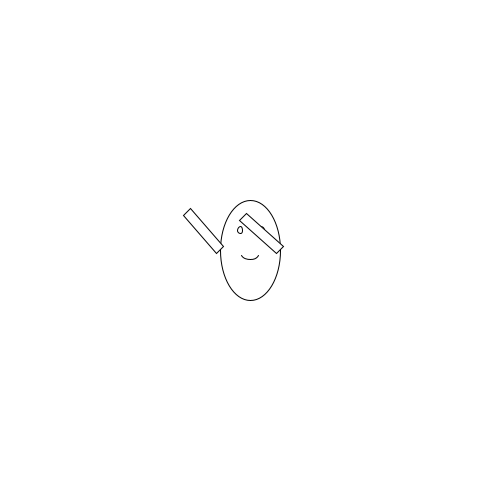
Frame 1 (no input)
Frame 60 (the mouse pressed at the canvas centre just before this capture): identical to frame 1, image omitted
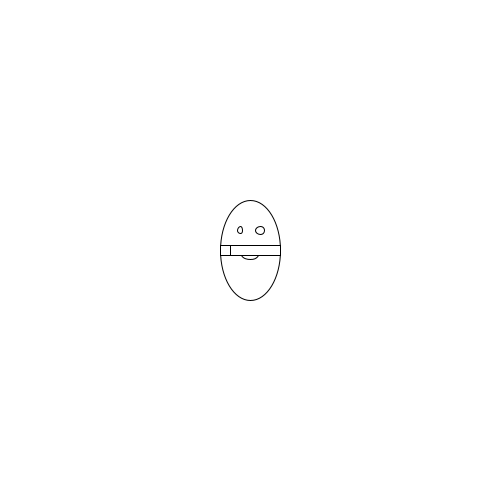
Frame 120 (the mouse held since frame 60 and released just before this capture)

The Processing sketch that drew these frames (run headless with seeded random() and noise(); from frame 60 on, the mouse is pressed at the canvas centre):

// Processing sketch: processing_30372
// ── processing_30372.pde

float body_x;
float body_y;

void setup()
{
  size(500, 500);
  rectMode(CENTER);
  smooth();
  body_x = width/2;
  body_y = height/2;
}

void draw()
{
  background(255);
  body(body_x, body_y);
  arm(body_x-30, body_y);
  arm(body_x+30, body_y);
}

void arm(float xpos, float ypos)
{
  float angle = atan2(mouseY - ypos, mouseX - xpos);

  pushMatrix();
  translate(xpos, ypos);
  rotate(angle);
  rect(25, 0, 50, 10);
  popMatrix();
}

void body(float x, float y)
{
  ellipse(x, y, 60, 100);
  ellipse(x-10, y-20, 5, 7);
  ellipse(x+10, y-20, 9, 8);
  arc(x, y, 20, 20, radians(30), radians(150));
}

class Ball {
  float xpos, ypos;
  float xspeed, yspeed;
  float r;

  Ball() {
    xspeed = random(-10, 10);
    yspeed = random(-10, 10);
    xpos = width/2;
    ypos = height/2;
    r = random(20, 40);
  }
  void run() {
    update();
    bounce();
    display();
  }

  void update() {
    xpos += xspeed;
    ypos += yspeed;
  }

  void display() {
    fill(200, 20, 150);
    ellipse(xpos, ypos, r*2, r*2);
  }


  void bounce() {
    if ( (ypos > height-r) || (ypos < r))
    {
      yspeed *= -1;
    }
    if ( (xpos > width-r) || (xpos < r))
    {
      xspeed *= -1;
    }
  }
}
